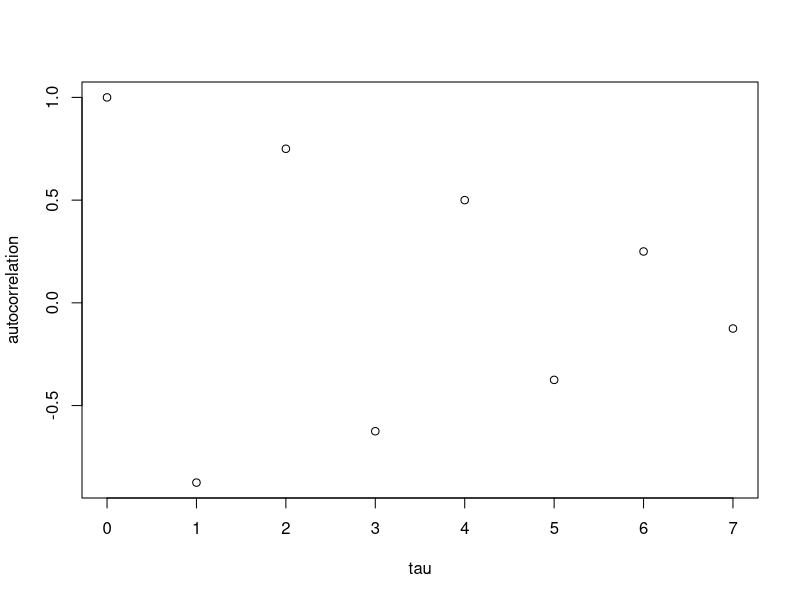

Recreate this plot in R.
stdev <- function(x) {
  mu <- mean(x)
  res <- ((x - mu) %*% (x - mu)) / length(x)
  sqrt(res)
}

x <- rep(c(1, -1), 4)
#a <- seq(0,4*pi,length=100)
#x <- sin(a)
print(x)

if (length(x) < 2 || length(x) %% 2 != 0 || stdev(x) == 0) {
  print("error: for n-vector x, need n > 1 and even, with stdev != 0")
  q()
}

mu <- mean(x)

# z-scoring - z is the standardized version of x
z <- c(1 / stdev(x))*(x-c(mu))
N <- length(z)

ac <- function(z, tau) {
  sum <- 0
  for(i in seq(1,N-tau)) {
    sum <- sum + z[i]*z[i+tau]
  }
  sum / N
  # my way of normalizing it so that the peaks don't diminish with higher tau values.
  # sum / (N-tau) 
}

ac_results <- c(rep(0,N))

for(i in seq(0,N-1)) ac_results[i+1] <- ac(z,i)

plot(seq(0,N-1),ac_results,xlab = "tau", ylab ="autocorrelation")

mat <- matrix(data = c(seq(0,N-1),ac_results),nrow=8,ncol=2,byrow=FALSE)
colnames(mat) <- c("tau","acf")

print(mat)


